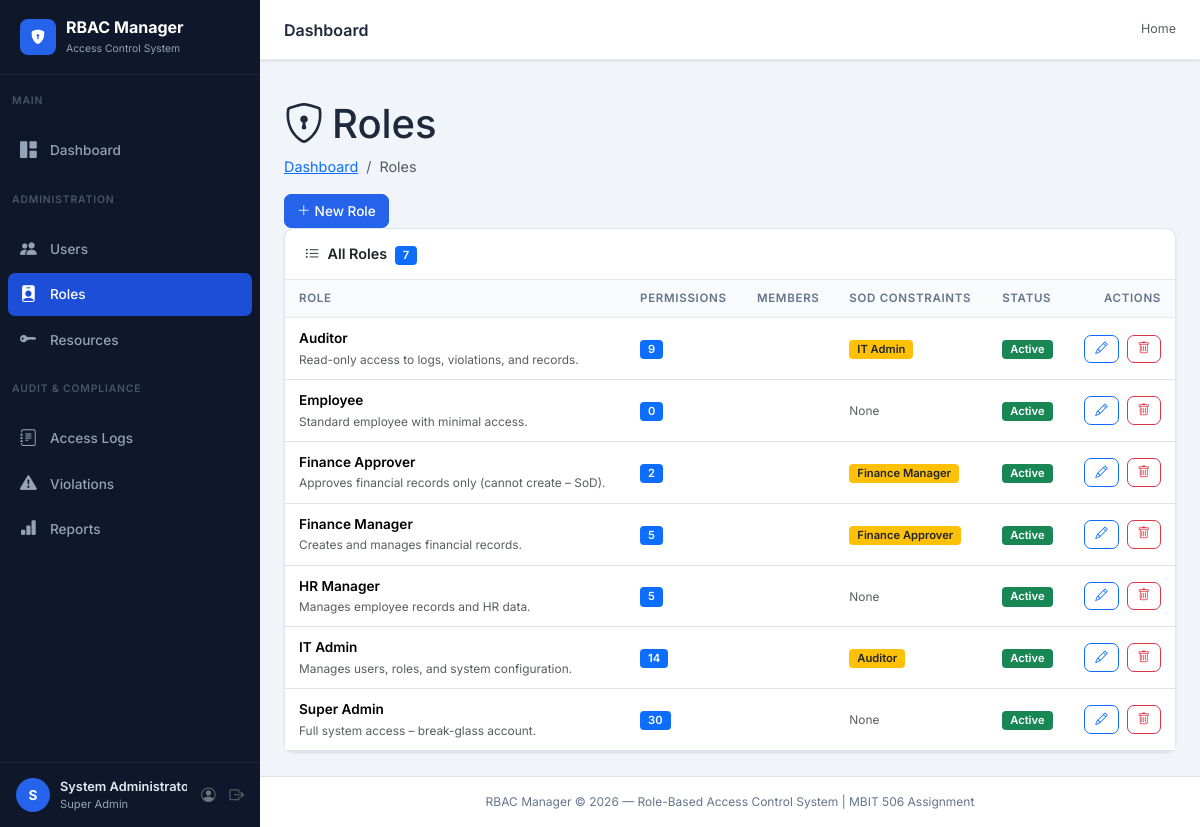
Page /roles/ (signed in) on the committed database.
### accounts/models.py (models this page shows, shortened)
class Role(models.Model):
    name               = models.CharField(max_length=100, unique=True)
    description        = models.TextField(blank=True)
    permissions        = models.ManyToManyField(Permission, blank=True, related_name='roles')
    incompatible_roles = models.ManyToManyField('self', blank=True, symmetrical=True)
    is_active          = models.BooleanField(default=True)
    created_at         = models.DateTimeField(auto_now_add=True)
    updated_at         = models.DateTimeField(auto_now=True)
    class Meta:
        ordering = ['name']

### accounts/views.py (the view)
# urls.py: path('roles/',                  views.role_list,   name='role_list'),
@login_required
@require_permission('Role Management', 'VIEW')
def role_list(request):
    roles = Role.objects.prefetch_related('permissions', 'members').all()
    return render(request, 'accounts/roles/list.html', {'roles': roles})

### accounts/context_processors.py (called while the page is built, shortened)
def rbac_context(request):
    if not request.user.is_authenticated:
        return {}
    ctx = {'is_superuser': request.user.is_superuser}
    if request.user.is_superuser:
        ctx['user_perms'] = {'ALL': True}
        ctx['open_violations'] = ViolationLog.objects.filter(is_resolved=False).count()
    return ctx

### accounts/templatetags/rbac_tags.py (called while the page is built)
@register.filter
def has_perm(user, perm_string):
    if not user.is_authenticated:
        return False
    if user.is_superuser:
        return True
    try:
        resource_name, action = perm_string.split(':', 1)
        return user.profile.has_permission(resource_name.strip(), action.strip())
    except Exception:
        return False

### templates/accounts/roles/list.html (shortened to what this page needs)
{% extends 'base.html' %}
{% load rbac_tags %}
{% block content %}
<div class="page-header">
  <div>
    <h1 class="page-title"><i class="bi bi-shield-lock me-2"></i>Roles</h1>
    <nav aria-label="breadcrumb">
      <ol class="breadcrumb">
        <li class="breadcrumb-item"><a href="{% url 'accounts:dashboard' %}">Dashboard</a></li>
        <li class="breadcrumb-item active">Roles</li>
      </ol>
    </nav>
  </div>
  {% if request.user|has_perm:'Roles:CREATE' %}
  <a href="{% url 'accounts:role_create' %}" class="btn btn-primary">
    <i class="bi bi-plus-lg me-1"></i>New Role
  </a>
  {% endif %}
</div>
<div class="card">
  <div class="card-header d-flex align-items-center justify-content-between">
    <span><i class="bi bi-list-ul me-2"></i>All Roles <span class="badge bg-primary ms-1">{{ roles|length }}</span></span>
  </div>
  <div class="card-body p-0">
    <div class="table-responsive">
      <table class="table table-hover mb-0">
        <thead>
          <tr>
            <th>Role</th>
            <th>Permissions</th>
            <th>Members</th>
            <th>SoD Constraints</th>
            <th>Status</th>
            <th class="text-end">Actions</th>
          </tr>
        </thead>
        <tbody>
          {% for role in roles %}
          <tr>
            <td>
              <div class="fw-semibold">{{ role.name }}</div>
              <small class="text-muted">{{ role.description|default:"No description"|truncatechars:60 }}</small>
            </td>
            <td>
              <span class="badge bg-primary">{{ role.permissions.count }}</span>
            </td>
            <td>
            </td>
            <td>
              {% if role.incompatible_roles.all %}
                {% for irole in role.incompatible_roles.all %}
                  <span class="badge bg-warning text-dark me-1" title="Cannot be combined with this role">{{ irole.name }}</span>
                {% endfor %}
              {% else %}
                <span class="text-muted small">None</span>
              {% endif %}
            </td>
            <td>
              {% if role.is_active %}
                <span class="badge bg-success">Active</span>
              {% else %}
                <span class="badge bg-secondary">Inactive</span>
              {% endif %}
            </td>
            <td class="text-end">
              {% if request.user|has_perm:'Roles:EDIT' %}
              <a href="{% url 'accounts:role_edit' role.pk %}" class="btn btn-sm btn-outline-primary me-1" title="Edit">
                <i class="bi bi-pencil"></i>
              </a>
              {% endif %}
              {% if request.user|has_perm:'Roles:DELETE' %}
              <a href="{% url 'accounts:role_delete' role.pk %}" class="btn btn-sm btn-outline-danger" title="Delete">
                <i class="bi bi-trash"></i>
              </a>
              {% endif %}
            </td>
          </tr>
          {% endfor %}
        </tbody>
      </table>
    </div>
  </div>
</div>
{% endblock %}

### templates/base.html (shortened to what this page needs)
{% load static rbac_tags %}
<!DOCTYPE html>
<html lang="en">
<head>
  <link href="https://cdn.jsdelivr.net/npm/bootstrap@5.3.2/dist/css/bootstrap.min.css" rel="stylesheet">
  <link href="https://cdn.jsdelivr.net/npm/bootstrap-icons@1.11.3/font/bootstrap-icons.min.css" rel="stylesheet">
  <link href="{% static 'css/style.css' %}" rel="stylesheet">
</head>
<body>
<aside class="sidebar">
  <a href="{% url 'accounts:dashboard' %}" class="sidebar-brand">
    <div class="brand-icon"><i class="bi bi-shield-lock-fill text-white"></i></div>
    <div class="brand-text">RBAC Manager<br><span class="brand-sub">Access Control System</span></div>
  </a>
  <p class="sidebar-section">Main</p>
  <ul class="sidebar-nav">
    <li class="nav-item">
      <a href="{% url 'accounts:dashboard' %}" class="nav-link {% if request.resolver_match.url_name == 'dashboard' %}active{% endif %}">
        <i class="bi bi-grid-1x2-fill nav-icon"></i> Dashboard
      </a>
    </li>
  </ul>
  {% if is_superuser or request.user|has_perm:'User Management:VIEW' or request.user|has_perm:'Role Management:VIEW' or request.user|has_perm:'Resource Management:VIEW' %}
  <p class="sidebar-section">Administration</p>
  <ul class="sidebar-nav">
    {% if is_superuser or request.user|has_perm:'User Management:VIEW' %}
    <li class="nav-item">
      <a href="{% url 'accounts:user_list' %}" class="nav-link {% if 'user' in request.resolver_match.url_name %}active{% endif %}">
        <i class="bi bi-people-fill nav-icon"></i> Users
      </a>
    </li>
    {% endif %}
    {% if is_superuser or request.user|has_perm:'Role Management:VIEW' %}
    <li class="nav-item">
      <a href="{% url 'accounts:role_list' %}" class="nav-link {% if 'role' in request.resolver_match.url_name %}active{% endif %}">
        <i class="bi bi-person-badge-fill nav-icon"></i> Roles
      </a>
    </li>
    {% endif %}
    {% if is_superuser or request.user|has_perm:'Resource Management:VIEW' %}
    <li class="nav-item">
      <a href="{% url 'accounts:resource_list' %}" class="nav-link {% if 'resource' in request.resolver_match.url_name %}active{% endif %}">
        <i class="bi bi-key-fill nav-icon"></i> Resources
      </a>
    </li>
    {% endif %}
  </ul>
  {% endif %}
  {% if is_superuser or request.user|has_perm:'Access Logs:VIEW' or request.user|has_perm:'Violation Reports:VIEW' %}
  <p class="sidebar-section">Audit &amp; Compliance</p>
  <ul class="sidebar-nav">
    {% if is_superuser or request.user|has_perm:'Access Logs:VIEW' %}
    <li class="nav-item">
      <a href="{% url 'accounts:access_logs' %}" class="nav-link {% if request.resolver_match.url_name == 'access_logs' %}active{% endif %}">
        <i class="bi bi-journal-text nav-icon"></i> Access Logs
      </a>
    </li>
    {% endif %}
    {% if is_superuser or request.user|has_perm:'Violation Reports:VIEW' %}
    <li class="nav-item">
      <a href="{% url 'accounts:violation_logs' %}" class="nav-link {% if request.resolver_match.url_name == 'violation_logs' %}active{% endif %}">
        <i class="bi bi-exclamation-triangle-fill nav-icon"></i>
        Violations
      </a>
    </li>
    {% endif %}
    {% if is_superuser or request.user|has_perm:'Access Logs:VIEW' %}
    <li class="nav-item">
      <a href="{% url 'accounts:reports' %}" class="nav-link {% if request.resolver_match.url_name == 'reports' %}active{% endif %}">
        <i class="bi bi-bar-chart-fill nav-icon"></i> Reports
      </a>
    </li>
    {% endif %}
  </ul>
  {% endif %}
  <div class="sidebar-user mt-auto">
    <div class="user-avatar">{{ request.user.username|first|upper }}</div>
    <div class="user-info">
      <div class="user-name">{{ request.user.get_full_name|default:request.user.username }}</div>
      <div class="user-role">
        {% if is_superuser %}Super Admin{% else %}
          {% with request.user.profile.roles.first as role %}{{ role.name|default:"No role" }}{% endwith %}
        {% endif %}
      </div>
    </div>
    <a href="{% url 'accounts:my_profile' %}" class="text-secondary ms-1" title="My Profile">
      <i class="bi bi-person-circle"></i>
    </a>
    <a href="{% url 'accounts:logout' %}" class="text-secondary ms-1" title="Log out">
      <i class="bi bi-box-arrow-right"></i>
    </a>
  </div>
</aside>
<div class="main-wrapper">
  <header class="topbar">
    <div class="page-title">{% block page_title %}Dashboard{% endblock %}</div>
    <nav aria-label="breadcrumb">
      <ol class="breadcrumb mb-0">{% block breadcrumb %}<li class="breadcrumb-item active">Home</li>{% endblock %}</ol>
    </nav>
  </header>
  <div class="px-4 pt-3">
  </div>
  <main class="content-area">
    {% block content %}{% endblock %}
  </main>
  <footer class="text-center py-3 text-muted-sm border-top" style="font-size:.75rem;background:#fff;">
    RBAC Manager &copy; 2026 — Role-Based Access Control System | MBIT 506 Assignment
  </footer>
</div>
</body>
</html>

### static/css/style.css (style rules this page uses)
:root { --sidebar-bg: #0f172a; --sidebar-hover: #1e293b; --sidebar-active: #1d4ed8; --sidebar-text: #94a3b8; --sidebar-active-text: #ffffff; --sidebar-width: 260px; --top-bar-height: 60px; --body-bg: #f1f5f9; --card-bg: #ffffff; --primary: #2563eb; --primary-dark: #1d4ed8; --success: #16a34a; --warning: #d97706; --danger: #dc2626; --text-main: #1e293b; --text-muted: #64748b; --border-color: #e2e8f0; --radius: 10px; --shadow: 0 1px 3px rgba(0,0,0,.08), 0 1px 2px rgba(0,0,0,.04); --shadow-md: 0 4px 6px -1px rgba(0,0,0,.1), 0 2px 4px -1px rgba(0,0,0,.06); }
* { box-sizing: border-box; }
body { background: var(--body-bg); color: var(--text-main); font-family: 'Inter', system-ui, sans-serif; font-size: 0.9rem; margin: 0; }
.sidebar { position: fixed; top: 0; left: 0; bottom: 0; width: var(--sidebar-width); background: var(--sidebar-bg); display: flex; flex-direction: column; overflow-y: auto; z-index: 200; transition: width .25s ease; }
.sidebar-brand { display: flex; align-items: center; gap: 10px; padding: 18px 20px; border-bottom: 1px solid rgba(255,255,255,.07); text-decoration: none; }
.sidebar-brand .brand-icon { width: 36px; height: 36px; background: var(--primary); border-radius: 8px; display: flex; align-items: center; justify-content: center; flex-shrink: 0; }
.sidebar-brand .brand-text { font-size: 1rem; font-weight: 700; color: #fff; line-height: 1.2; }
.sidebar-brand .brand-sub { font-size: .65rem; color: var(--sidebar-text); font-weight: 400; }
.sidebar-section { padding: 18px 12px 4px; font-size: .65rem; text-transform: uppercase; letter-spacing: .08em; color: #475569; font-weight: 600; }
.sidebar-nav { padding: 0 8px; list-style: none; margin: 0; }
.sidebar-nav .nav-item { margin-bottom: 2px; }
.sidebar-nav .nav-link { display: flex; align-items: center; gap: 10px; padding: 9px 12px; border-radius: 7px; color: var(--sidebar-text); text-decoration: none; font-size: .85rem; font-weight: 500; transition: background .15s, color .15s; }
.sidebar-nav .nav-link.active { background: var(--sidebar-active); color: var(--sidebar-active-text); }
.sidebar-nav .nav-link .nav-icon { font-size: 1.05rem; width: 20px; flex-shrink: 0; }
.sidebar-user { margin-top: auto; padding: 14px 16px; border-top: 1px solid rgba(255,255,255,.07); display: flex; align-items: center; gap: 10px; }
.sidebar-user .user-avatar { width: 34px; height: 34px; background: var(--primary); border-radius: 50%; display: flex; align-items: center; justify-content: center; font-weight: 700; color: #fff; font-size: .85rem; flex-shrink: 0; }
.sidebar-user .user-info { flex: 1; min-width: 0; }
.sidebar-user .user-name { font-size: .8rem; font-weight: 600; color: #e2e8f0; truncate: ellipsis; white-space: nowrap; overflow: hidden; }
.sidebar-user .user-role { font-size: .7rem; color: var(--sidebar-text); }
.main-wrapper { margin-left: var(--sidebar-width); min-height: 100vh; display: flex; flex-direction: column; }
.topbar { height: var(--top-bar-height); background: var(--card-bg); border-bottom: 1px solid var(--border-color); display: flex; align-items: center; padding: 0 24px; gap: 16px; position: sticky; top: 0; z-index: 100; box-shadow: var(--shadow); }
.topbar .page-title { font-size: 1rem; font-weight: 600; color: var(--text-main); flex: 1; }
.topbar .breadcrumb { margin: 0; font-size: .78rem; }
.content-area { padding: 24px; flex: 1; }
.card { background: var(--card-bg); border: 1px solid var(--border-color); border-radius: var(--radius); box-shadow: var(--shadow); }
.card-header { border-bottom: 1px solid var(--border-color); background: transparent; padding: 14px 20px; font-weight: 600; }
.table th { font-size: .72rem; text-transform: uppercase; letter-spacing: .06em; color: var(--text-muted); font-weight: 600; background: #f8fafc; border-bottom: 1px solid var(--border-color) !important; padding: 10px 14px; }
.table td { padding: 10px 14px; vertical-align: middle; font-size: .85rem; }
.table tbody tr { transition: background .12s; }
.badge { font-size: .7rem; font-weight: 600; padding: 4px 8px; border-radius: 4px; }
.btn { border-radius: 7px; font-weight: 500; font-size: .85rem; }
.btn-sm { font-size: .78rem; padding: 4px 10px; }
.btn-primary { background: var(--primary); border-color: var(--primary); }
.text-muted-sm { font-size: .75rem; color: var(--text-muted); }

### rows in the picture
Role: name "Auditor", description "Read-only access to logs, violations, and records.", permissions.count "9", is_active "Active"
Role: name "IT Admin", description "Manages users, roles, and system configuration.", permissions.count "14", is_active "Active"
Role: name "Employee", description "Standard employee with minimal access.", permissions.count "0", shows "None", is_active "Active"
Role: name "Finance Approver", description "Approves financial records only (cannot create – SoD).", permissions.count "2", is_active "Active"
Role: name "Finance Manager", description "Creates and manages financial records.", permissions.count "5", is_active "Active"
Role: name "HR Manager", description "Manages employee records and HR data.", permissions.count "5", shows "None", is_active "Active"
Role: name "Super Admin", description "Full system access – break-glass account.", permissions.count "30", shows "None", is_active "Active"

### other values in the picture
{{ request.user.username|first|upper }} "S"
{{ request.user.get_full_name|default:request.user.username }} "System…"
{{ roles|length }} "7"
